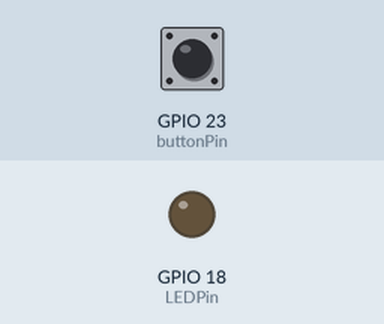
Simulated run of this program. Board: Raspberry Pi (BCM pin numbers). Parts: output pins drawn as LEDs (lit = HIGH). The test bench sets the inputs (shaded band); at power-on: GPIO 23 (buttonPin) HIGH.

Above: at 1.2 s.
1.3 s: GPIO 23 (buttonPin) pulled LOW for 0.15 s
At 2.5 s:
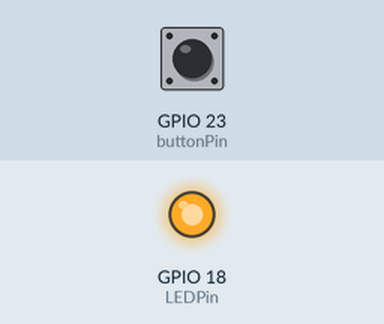
2.9 s: GPIO 23 (buttonPin) pulled LOW for 1 s
At 3.9 s:
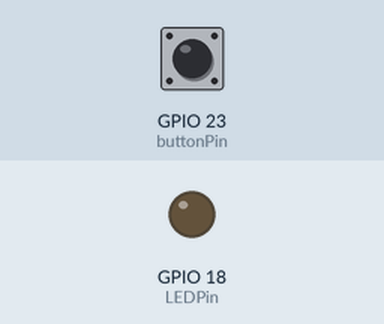
5.4 s: GPIO 23 (buttonPin) pulled LOW for 3.2 s
At 5.8 s:
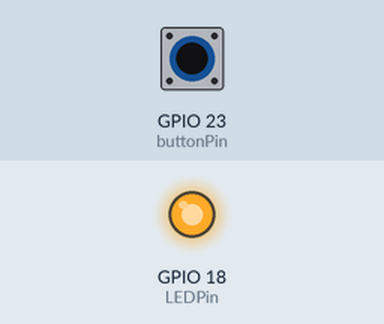
Timing chart, 0 to 8.4 s (numbered marks = the images above; inputs shaded):
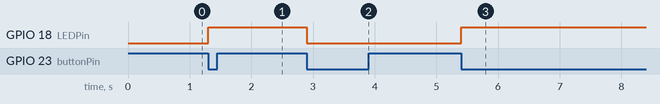

The program:

EX3_2.py
```python
import RPi.GPIO as GPIO
from time import sleep
LEDPin = 18
buttonPin = 23
GPIO.setmode(GPIO.BCM)
GPIO.setup(LEDPin, GPIO.OUT)
GPIO.setup(buttonPin, GPIO.IN, pull_up_down=GPIO.PUD_UP)
preState = False
debounce = 0
maxDebounce = 500
try:
    while True:
        if GPIO.input(buttonPin) == 0:
            if debounce > maxDebounce:
                GPIO.output(LEDPin, not preState)
                preState = not preState
                debounce = 0
                while GPIO.input(buttonPin) == 0:
                    pass
            else:
                debounce += 1
except KeyboardInterrupt:
	print('Exit')
finally:
	GPIO.cleanup()
```

Measured:
- after the input at 1.3 s, GPIO 18 (LEDPin): LOW → HIGH at once
- after the input at 2.9 s, GPIO 18 (LEDPin): HIGH → LOW at once
- after the input at 5.4 s, GPIO 18 (LEDPin): LOW → HIGH at once
